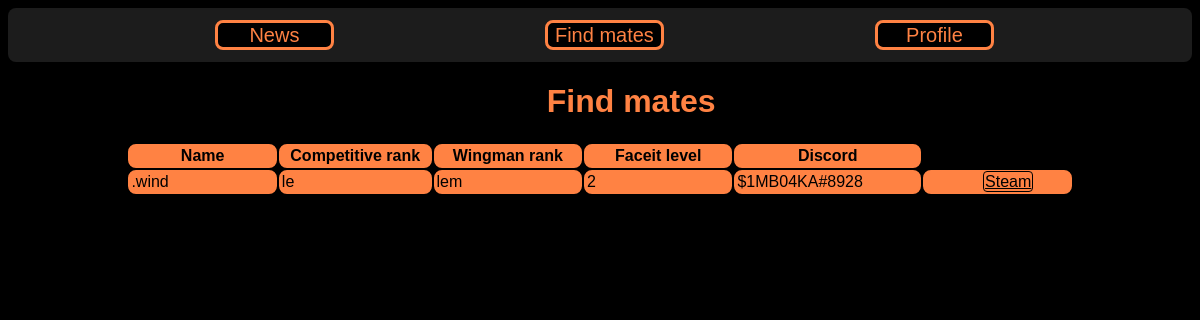
/find_mates, run on the app's committed database.
### data/users.py (models this page shows, shortened)
class User(SqlAlchemyBase, UserMixin):
    __tablename__ = 'users'
    id = sqlalchemy.Column(sqlalchemy.Integer,
                           primary_key=True, autoincrement=True)
    is_admin = sqlalchemy.Column(sqlalchemy.Boolean, nullable=False, default=False)
    is_active = sqlalchemy.Column(sqlalchemy.Boolean, nullable=False, default=False)
    username = sqlalchemy.Column(sqlalchemy.String, nullable=False)
    discord = sqlalchemy.Column(sqlalchemy.String, nullable=False)
    hashed_password = sqlalchemy.Column(sqlalchemy.String, nullable=True)
    competitive_rank = sqlalchemy.Column(sqlalchemy.String, nullable=False)
    wingman_rank = sqlalchemy.Column(sqlalchemy.String, nullable=False)
    faceit_level = sqlalchemy.Column(sqlalchemy.Integer, nullable=False)
    steam = sqlalchemy.Column(sqlalchemy.String, nullable=False)
    created_date = sqlalchemy.Column(sqlalchemy.DateTime,
                                     default=datetime.datetime.now)
    news = orm.relation("News", back_populates='user')

### main.py (the view)
@app.route('/find_mates')
def find_mates():
    db_sess = db_session.create_session()
    users = db_sess.query(User)
    return render_template('find_mates.html', users=users)

### data/db_session.py (called while the page is built)
def create_session() -> Session:
    global __factory
    return __factory()

### templates/find_mates.html (shortened to what this page needs)
{% extends "base.html" %}
{% block content %}
<h1 style="margin-left: 45.5%;">Find mates</h1>
<table>
<tr><th>Name</th><th>Competitive rank</th> <th>Wingman rank</th> <th>Faceit level</th><th>Discord</th><th style="background: black; border: 0;"></th></tr>
        {% for user in  users%}
        <tr><td>{{user.username}}</td><td>{{user.competitive_rank}}</td><td>{{user.wingman_rank}}</td><td>{{user.faceit_level}}</td><td>{{user.discord}}</td><td><a class="table_button" href="{{user.steam}}" target="_blank">Steam</a></td></tr>
        {% endfor %}
</table>
{% endblock %}

### static/css/style.css (style rules this page uses)
body { background: black; font-family: Arial; }
h1 { color: rgba(255, 130 , 67, 1); }
table { width: 80%; border-radius: 8px; color: black; margin-left: 10%; }
th { width: 10%; border: 2px solid rgba(255, 130 , 67, 1); background: rgba(255, 130 , 67, 1); border-radius: 8px; }
td { width: 10%; border: 2px solid rgba(255, 130 , 67, 1); background: rgba(255, 130 , 67, 1); border-radius: 8px; }
.table_button { border: 1px solid black; border-radius: 4px; padding: 1px; color: black; width: 100%; margin-left: 40%; height: 25px; -webkit-transition-duration: 0.4s; transition-duration: 0.4s; }

### data on the page
User: username ".wind", competitive_rank "le", wingman_rank "lem", faceit_level "2", discord "$1MB04KA#8928"
